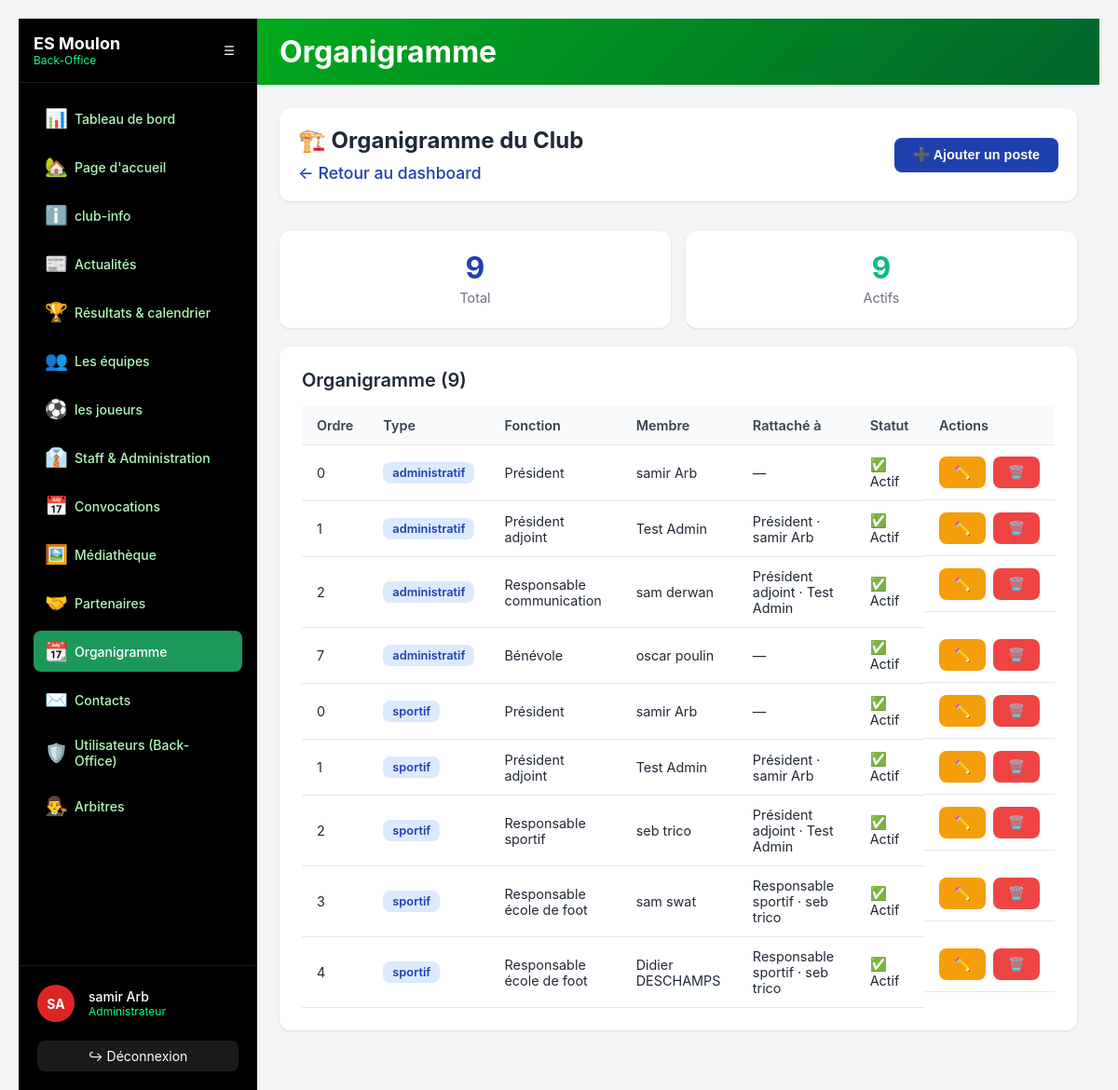
The app's page /BO/admin.php?section=club_structure (signed in) with its own data.
### tables this page shows
CREATE TABLE `club_structure` (
  `id_structure` int NOT NULL,
  `type_structure` enum('administratif','sportif') NOT NULL,
  `id_club_function` int DEFAULT NULL,
  `id_user` int DEFAULT NULL,
  `parent_id` int DEFAULT NULL,
  `position_number` int DEFAULT '0',
  `is_active` tinyint(1) DEFAULT '1',
  `created_by` int DEFAULT NULL,
  `updated_by` int DEFAULT NULL,
  `created_at` datetime DEFAULT CURRENT_TIMESTAMP,
  `updated_at` datetime DEFAULT CURRENT_TIMESTAMP ON UPDATE CURRENT_TIMESTAMP
);

CREATE TABLE `club_functions` (
  `id_club_function` int NOT NULL,
  `function_name` varchar(100) NOT NULL,
  `function_type` enum('sportif','administratif') NOT NULL,
  `ordre_affichage` int NOT NULL DEFAULT '99'
);

CREATE TABLE `users` (
  `id_user` int NOT NULL,
  `id_role` int NOT NULL,
  `has_backoffice_access` tinyint(1) DEFAULT '0',
  `name` varchar(100) NOT NULL,
  `first_name` varchar(100) NOT NULL,
  `birth_date` date DEFAULT NULL,
  `phone` varchar(20) DEFAULT NULL,
  `address` varchar(255) DEFAULT NULL,
  `email` varchar(255) DEFAULT NULL,
  `password` varchar(255) DEFAULT NULL,
  `reset_token` varchar(255) DEFAULT NULL,
  `reset_token_expiry` datetime DEFAULT NULL,
  `is_password_set` tinyint(1) DEFAULT '0',
  `status` tinyint(1) NOT NULL DEFAULT '1',
  `created_at` datetime NOT NULL DEFAULT CURRENT_TIMESTAMP,
  `updated` datetime NOT NULL DEFAULT CURRENT_TIMESTAMP ON UPDATE CURRENT_TIMESTAMP,
  `id_media` int DEFAULT NULL
);

### BO/_backoffice/_sections/club_structure.php (the view, shortened to what this page needs)
<?php
require_once __DIR__ . '/../../../includes/config.php';
$sql = "
    SELECT
        cs.*,
        u.first_name, u.name AS last_name,
        cf.function_name,
        p.function_name AS parent_function,
        CONCAT(up.first_name, ' ', up.name) AS parent_user
    FROM club_structure cs
    LEFT JOIN users u            ON cs.id_user = u.id_user
    LEFT JOIN club_functions cf  ON cs.id_club_function = cf.id_club_function
    LEFT JOIN club_structure cs2 ON cs.parent_id = cs2.id_structure
    LEFT JOIN users up           ON cs2.id_user = up.id_user
    LEFT JOIN club_functions p   ON cs2.id_club_function = p.id_club_function
    ORDER BY cs.type_structure, cs.position_number ASC, cf.function_name ASC
";
$res = $conn->query($sql);
$structures = $res ? $res->fetch_all(MYSQLI_ASSOC) : [];
$total  = count($structures);
$actifs = count(array_filter($structures, fn($s) => (int)$s['is_active'] === 1));
?>
<div class="container">
    <div class="header">
        <div>
            <h1>🏗️ Organigramme du Club</h1>
            <p style="color: #6b7280; margin-top: 4px;">
                <a href="admin.php?section=dashboard" style="color: #1e40af; text-decoration: none;">← Retour au dashboard</a>
            </p>
        </div>
        <button class="btn btn-primary" onclick="document.getElementById('formSection').style.display='block'; window.scrollTo({top:0, behavior:'smooth'});">
            ➕ Ajouter un poste
        </button>
    </div>
    <div class="stats-grid">
        <div class="stat-card">
            <div class="stat-value"><?= $total ?></div>
            <div class="stat-label">Total</div>
        </div>
        <div class="stat-card">
            <div class="stat-value" style="color:#10b981;"><?= $actifs ?></div>
            <div class="stat-label">Actifs</div>
        </div>
    </div>
    <div class="card">
        <h2>Organigramme (<?= $total ?>)</h2>
        <?php if (empty($structures)): ?>
            <p class="no-data">Aucun poste enregistré.</p>
        <?php else: ?>
            <table class="structure-table">
                <thead>
                    <tr>
                        <th>Ordre</th>
                        <th>Type</th>
                        <th>Fonction</th>
                        <th>Membre</th>
                        <th>Rattaché à</th>
                        <th>Statut</th>
                        <th>Actions</th>
                    </tr>
                </thead>
                <tbody>
                <?php foreach ($structures as $s): ?>
                    <tr>
                        <td><?= htmlspecialchars($s['position_number'] ?? 0) ?></td>
                        <td>
                            <span class="badge-type <?= ($s['type_structure']==='Sportif') ? 'badge-sport' : 'badge-admin' ?>">
                                <?= htmlspecialchars($s['type_structure']) ?>
                            </span>
                        </td>
                        <td><?= htmlspecialchars($s['function_name'] ?? '-') ?></td>
                        <td><?= htmlspecialchars(trim(($s['first_name'] ?? '') . ' ' . ($s['last_name'] ?? '')) ?: '-') ?></td>
                        <td>
                            <?= htmlspecialchars(
                                ($s['parent_function'] ? $s['parent_function'] : '—')
                                . (($s['parent_user']) ? (' · ' . $s['parent_user']) : '')
                            ) ?>
                        </td>
                        <td><?= ((int)$s['is_active'] === 1) ? '✅ Actif' : '🚫 Inactif' ?></td>
                        <td class="actions">
                            <a class="btn btn-warning" href="admin.php?section=club_structure&edit=<?= (int)$s['id_structure'] ?>">✏️</a>
                            <a class="btn btn-danger"  href="admin.php?section=club_structure&delete=<?= (int)$s['id_structure'] ?>" onclick="return confirm('Supprimer ce poste ?');">🗑️</a>
                        </td>
                    </tr>
                <?php endforeach; ?>
                </tbody>
            </table>
        <?php endif; ?>
    </div>
</div>
</body>
</html>

### public/assets/_back.css/backoffice.css (style rules this page uses)
* { margin: 0; padding: 0; box-sizing: border-box; }
body { font-family: -apple-system, BlinkMacSystemFont, 'Segoe UI', Roboto, 'Helvetica Neue', Arial, sans-serif; background: rgb(255, 255, 255); padding: 20px; height: 100vh; overflow: hidden; }
.stats-grid { display: grid; grid-template-columns: repeat(auto-fit, minmax(240px, 1fr)); gap: 16px; margin: 32px 0; }
.stat-card { background: white; padding: 24px; border-radius: 12px; box-shadow: 0 1px 3px 0 rgba(0, 0, 0, 0.1); }
.stat-label { color: #6b7280; font-size: 0.875rem; margin-bottom: 4px; }
.stat-value { font-size: 2rem; font-weight: 700; color: #1f2937; }

### public/assets/_back.css/club_structure.css (style rules this page uses)
body { font-family: -apple-system, BlinkMacSystemFont, 'Segoe UI', Roboto, sans-serif; background: #f3f4f6; padding: 20px; }
.container { max-width: 1400px; margin: 0 auto; }
.header { background: white; padding: 20px 30px; border-radius: 12px; margin-bottom: 24px; box-shadow: 0 1px 3px rgba(0, 0, 0, 0.1); display: flex; justify-content: space-between; align-items: center; flex-wrap: wrap; gap: 12px; }
.header h1 { font-size: 1.5rem; font-weight: 700; color: #1f2937; display: flex; align-items: center; gap: 8px; }
.header a { color: #1e40af; text-decoration: none; font-weight: 500; }
.card { background: white; border-radius: 12px; padding: 24px; box-shadow: 0 1px 3px rgba(0, 0, 0, 0.1); margin-bottom: 20px; }
.card h2 { font-size: 1.25rem; font-weight: 600; color: #1f2937; margin-bottom: 16px; display: flex; align-items: center; gap: 8px; }
.btn { padding: 10px 18px; border-radius: 8px; border: none; cursor: pointer; font-weight: 600; font-size: 0.9rem; text-decoration: none; display: inline-flex; align-items: center; gap: 6px; transition: all 0.2s ease; }
.btn-primary { background: #1e40af; color: white; }
.btn-danger { background: #ef4444; color: white; }
.structure-table { width: 100%; border-collapse: collapse; margin-top: 10px; }
.structure-table th, .structure-table td { padding: 12px 16px; text-align: left; border-bottom: 1px solid #e5e7eb; }
.structure-table th { background: #f9fafb; color: #374151; font-weight: 600; font-size: 0.9rem; }
.structure-table td { color: #1f2937; font-size: 0.9rem; }
.badge-type { display: inline-block; padding: 4px 10px; border-radius: 8px; font-size: 0.8rem; font-weight: 600; color: white; }
.badge-admin { background: #1e40af; }

### public/assets/_back.css/contacts.css (style rules this page uses)
* { margin: 0; padding: 0; box-sizing: border-box; }
body { font-family: -apple-system, BlinkMacSystemFont, 'Segoe UI', Roboto, sans-serif; background: #f3f4f6; padding: 20px; }
.container { max-width: 1400px; margin: 0 auto; }
.header { background: white; padding: 20px; border-radius: 12px; margin-bottom: 20px; box-shadow: 0 1px 3px rgba(0,0,0,0.1); }
.header h1 { color: #1f2937; font-size: 1.5rem; }
.stats-grid { display: grid; grid-template-columns: repeat(auto-fit, minmax(200px, 1fr)); gap: 16px; margin-bottom: 20px; }
.stat-card { background: white; padding: 20px; border-radius: 12px; box-shadow: 0 1px 3px rgba(0,0,0,0.1); text-align: center; }
.stat-value { font-size: 2rem; font-weight: 700; color: #1e40af; }
.stat-label { color: #6b7280; font-size: 0.9rem; margin-top: 4px; }
.card { background: white; padding: 24px; border-radius: 12px; box-shadow: 0 1px 3px rgba(0,0,0,0.1); margin-bottom: 20px; }
.btn { padding: 8px 16px; border: none; border-radius: 6px; cursor: pointer; font-weight: 600; text-decoration: none; display: inline-block; transition: all 0.2s; font-size: 0.85rem; }
.btn-primary { background: #1e40af; color: white; }
.btn-danger { background: #ef4444; color: white; }

### public/assets/_back.css/medias.css (style rules this page uses)
* { margin: 0; padding: 0; box-sizing: border-box; }
body { font-family: system-ui, -apple-system, sans-serif; background: linear-gradient(135deg, #667eea 0%, #764ba2 100%); min-height: 100vh; padding: 20px; }
.container { max-width: 1600px; margin: 0 auto; }
.header { background: white; padding: 30px; border-radius: 15px; box-shadow: 0 10px 40px rgba(0,0,0,0.15); margin-bottom: 30px; }
.header h1 { font-size: 2.5rem; color: #1f2937; margin-bottom: 10px; }
.header p { color: #6b7280; font-size: 1.1rem; }
.btn { padding: 12px 24px; border: none; border-radius: 8px; font-weight: 600; cursor: pointer; transition: all 0.3s; text-decoration: none; display: inline-block; }
.btn-primary { background: #3b82f6; color: white; }
.btn-warning { background: #f59e0b; color: white; }
.btn-danger { background: #ef4444; color: white; }

### records on screen
club_structure: position_number "0", type_structure "administratif", id_club_function.function_name "Président", id_user.name "samir Arb", parent_user "—", is_active "✅ Actif"
club_structure: position_number "1", type_structure "administratif", id_club_function.function_name "Président adjoint", id_user.name "Test Admin", parent_user "Président · samir Arb", is_active "✅ Actif"
club_structure: position_number "2", type_structure "administratif", id_club_function.function_name "Responsable communication", id_user.name "sam derwan", parent_user "Président adjoint · Test Admin", is_active "✅ Actif"
club_structure: position_number "7", type_structure "administratif", id_club_function.function_name "Bénévole", id_user.name "oscar poulin", parent_user "—", is_active "✅ Actif"
club_structure: position_number "0", type_structure "sportif", id_club_function.function_name "Président", id_user.name "samir Arb", parent_user "—", is_active "✅ Actif"
club_structure: position_number "1", type_structure "sportif", id_club_function.function_name "Président adjoint", id_user.name "Test Admin", parent_user "Président · samir Arb", is_active "✅ Actif"
club_structure: position_number "2", type_structure "sportif", id_club_function.function_name "Responsable sportif", id_user.name "seb trico", parent_user "Président adjoint · Test Admin", is_active "✅ Actif"
club_structure: position_number "3", type_structure "sportif", id_club_function.function_name "Responsable école de foot", id_user.name "sam swat", parent_user "Responsable sportif · seb trico", is_active "✅ Actif"
club_structure: position_number "4", type_structure "sportif", id_club_function.function_name "Responsable école de foot", id_user.name "Didier DESCHAMPS", parent_user "Responsable sportif · seb trico", is_active "✅ Actif"

### other values on screen
$item['icon'] "📊"
$item['label'] "Tableau de bord"
$item['icon'] "🏡"
$item['label'] "Page d'accueil"
$item['icon'] "ℹ️"
$item['label'] "club-info"
$item['icon'] "📰"
$item['label'] "Actualités"
$item['icon'] "🏆"
$item['label'] "Résultats & calendrier"
$item['icon'] "👥"
$item['label'] "Les équipes"
$item['icon'] "⚽"
$item['label'] "les joueurs"
$item['icon'] "👔"
